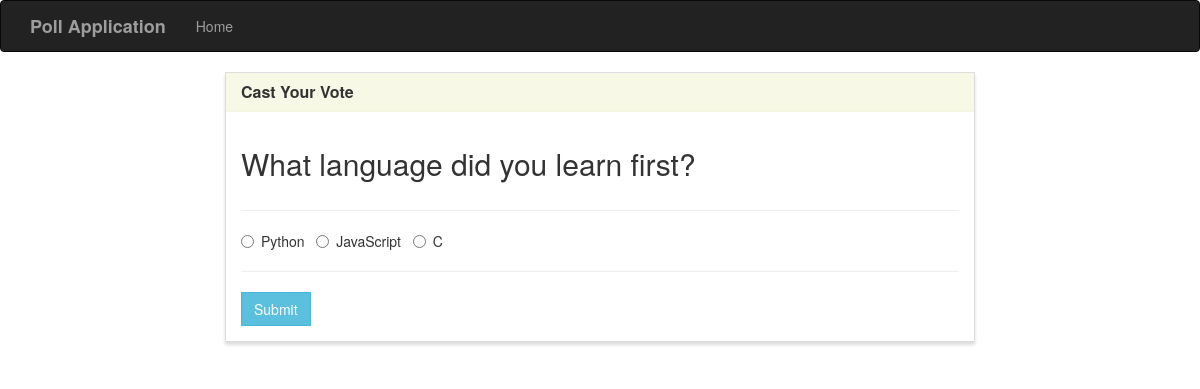
The app's page /vote/2/, older data.
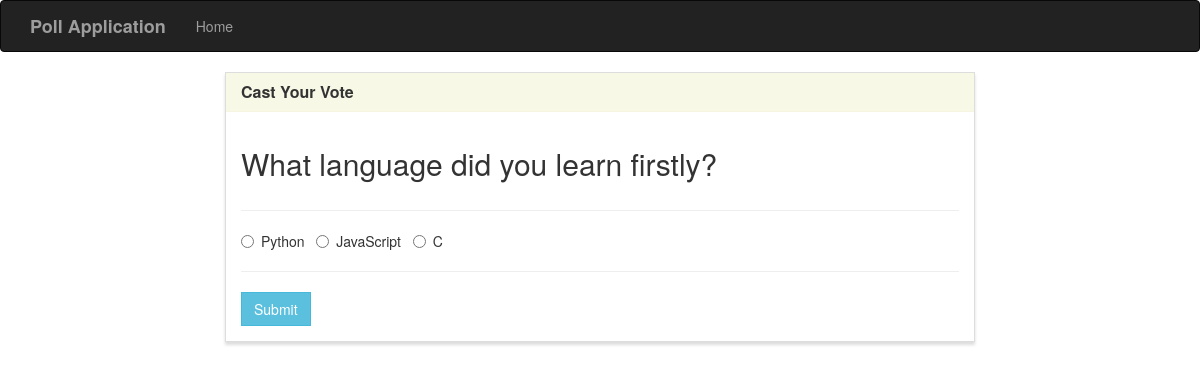
The same page, newer data.
### poll/models.py (models this page shows, shortened)
class Poll(models.Model):
    question = models.TextField()
    option_one = models.CharField(max_length=30)
    option_two = models.CharField(max_length=30)
    option_three = models.CharField(max_length=30)
    option_one_count = models.IntegerField(default=0)
    option_two_count = models.IntegerField(default=0)
    option_three_count = models.IntegerField(default=0)

### poll/views.py (the view, shortened to what this page needs)
# urls.py: path('vote/<poll_id>/', views.vote, name='vote'),
def vote(request, poll_id):
    poll = Poll.objects.get(pk=poll_id)
    context = {
        'poll' : poll
    }
    return render(request, 'vote.html', context)

### templates/vote.html (shortened to what this page needs)
{% extends "base.html" %}
{% block main %}
<div class="row">
    <div class="col-lg-8 col-lg-offset-2">
        <div class="panel panel-default">
            <div class="panel-heading">
                <h3 class="panel-title">Cast Your Vote</h3>
            </div>
            <div class="panel-body">
                <div class="row">
                    <div class="col-lg-12">
                        <h2>{{ poll.question }}</h2>
                    </div>
                </div>
                <div class="row">
                    <div class="col-lg-12">
                        <hr />
                        <form method="POST">
                            <div class="form-group">
                                <div class="radio">
                                    <label>
                                        <input type="radio" name="poll" value="option1" required>
                                        {{ poll.option_one }}
                                    </label> &nbsp;
                                    <label>
                                        <input type="radio" name="poll" value="option2">
                                        {{ poll.option_two }}
                                    </label> &nbsp;
                                    <label>
                                        <input type="radio" name="poll" value="option3">
                                        {{ poll.option_three }}
                                    </label> &nbsp;
                                </div>
                            </div>
                            <hr />
                            <button type="submit" class="btn btn-info">
                                Submit
                            </button>
                        </form>
                    </div>
                </div>
            </div>
        </div>
    </div>
</div>
{% endblock %}

Row changes from the older to the newer data that the page shows:
changed Poll "Python": question "What language did you learn first?" → "What language did you learn firstly?"
